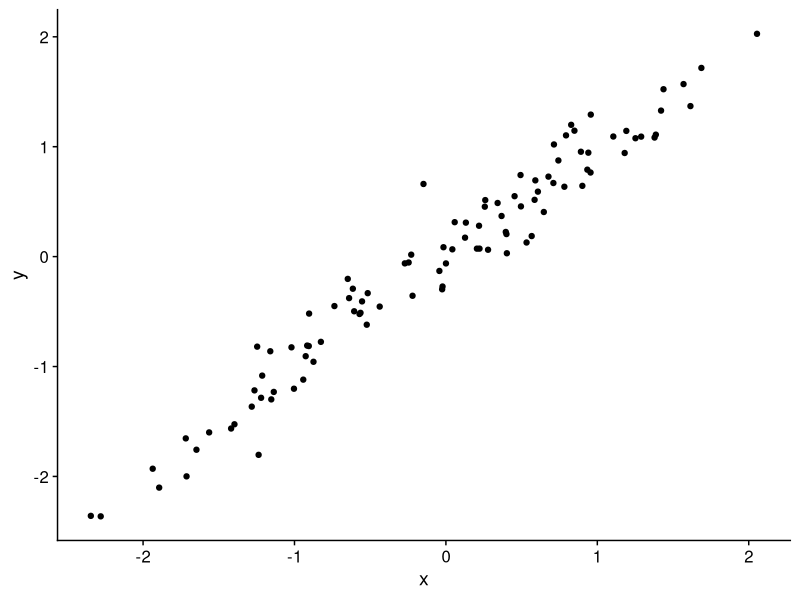

R code for this plot:
## a figure 

library(dplyr)
library(ggplot2)
library(cowplot)
theme_set(theme_cowplot())

set.seed(2983)
dat <- tibble(x = rnorm(100),
              y = x + rnorm(100, sd = 0.2 ))

g1 <- ggplot(dat, aes (x,y)) + 
  geom_point()

ggsave('Untitled.png', g1)

